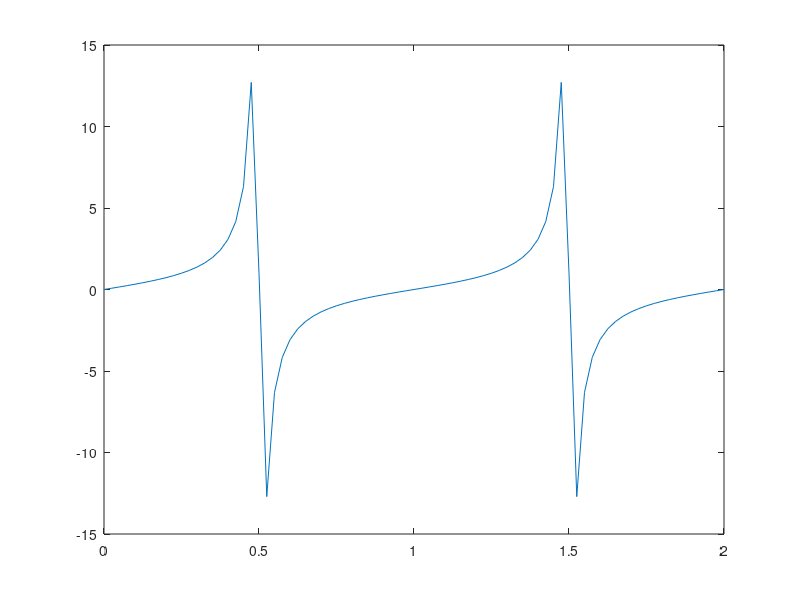

This chart was generated by the following MATLAB code:
% Plot tan function

% Trial for intro class


x = 0: pi/40: 2*pi;
n = length(x);
y = zeros(1,n);

ind = (x ~= pi/2) & (x ~= 3*pi/2);
y(ind) = tan(x(ind));
y(~ind) = 1;

plot(x/pi, y)
